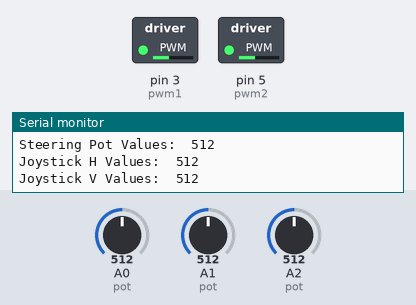
This sketch was run on a simulated Arduino Uno, built with avr-gcc and run on an emulated ATmega328P. On the bench: switched loads named in the sketch (green lamp = pin HIGH), the last lines printed to the serial monitor. The test bench sets the inputs (shaded band); at power-on: A2 (pot) = 512, A0 (pot) = 512, A1 (pot) = 512.

Above: at 1.2 s.
1.3 s: A2 (pot) set to 416
4.3 s: A2 (pot) set to 389
At 5.8 s:
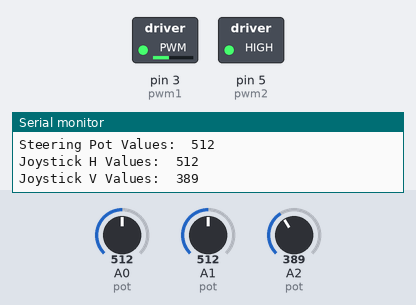
6.1 s: A0 (pot) set to 345
8.5 s: A1 (pot) set to 710
At 10.2 s:
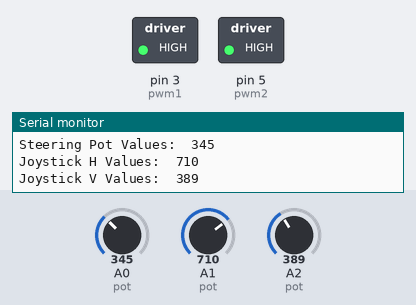
10.5 s: A2 (pot) set to 511
At 12.1 s:
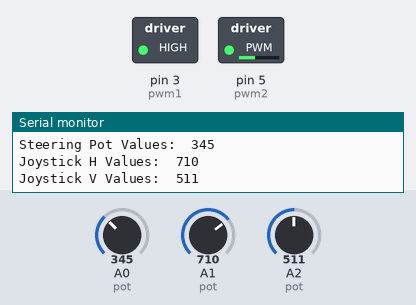
12.5 s: A2 (pot) set to 345
At 13.9 s:
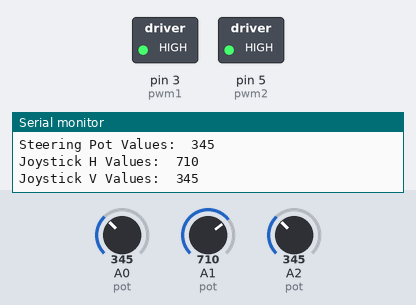
Timing chart, 0 to 15.5 s (numbered marks = the images above; inputs shaded):
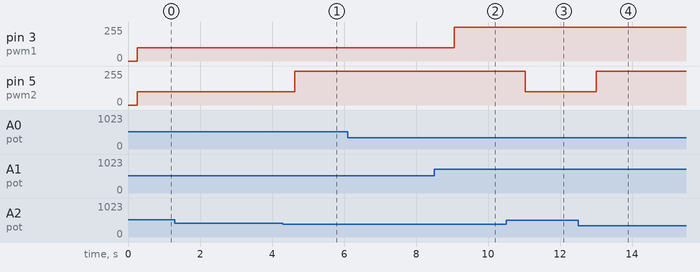

Measured:
- the behaviour switches between 400 and 399 on A2 (pot) (found by bisection; images 0 and 1)
- after the input at 4.3 s, pin 5 (pwm2): 100/255 → 255/255 after 0.33 s
- after the input at 8.5 s, pin 3 (pwm1): 100/255 → 255/255 after 0.56 s
- after the input at 10.5 s, pin 5 (pwm2): 255/255 → 100/255 after 0.53 s
- after the input at 12.5 s, pin 5 (pwm2): 100/255 → 255/255 after 0.51 s

The sketch:

FrozenCarCode_noMD_AnalogJoystick_10kPotSteeringFeedback.ino
```cpp
//Nathan Smith, April 2016, GoBabyGo code
//Using a joystick to control drivemotor (Forward/Reverse)
//Using a DC motor with a custom built steering linkage and a 10K OHM potentiometer (for feedback)
//to control the steering
//*For Public Use*

   const int pwm1 = 3 ;  //initializing pin 3 as pwm (ENA) steering motor
   const int pwm2 = 5 ;  //initializing pin 5 as pwm (ENB) drivemotor
   const int in_a = 8 ; //steering output
   const int in_b = 9 ; //steering output
   const int in_c = 10 ; //drivemotor output
   const int in_d = 11 ; //drivemotor output
   int steer_link_Pot = analogRead(A0); //Reads value of steering linkage pot
   int joystick_steerPot = analogRead(A1); //Reads value of joysticks H pot
   int joystick_drivePot = analogRead (A2); //Reads value of joystick V pot
   const int right_threshold = 700; //Sets beginning threshold on joystick H pot
   const int left_threshold = 400; //Sets beginning threshold on joystick H pot
   const int forward_threshold = 750; //Sets beginning threshold on joystick V pot
   const int reverse_threshold = 400; //Sets beginning threshold on joystick V pot
   const int pot_thresholdMin = 355; //Sets steering stop limits
   const int pot_thresholdMax = 733; //Sets steering stop limits
   const int steerpot_center = 516; //provides a center point to return to
   const int steering_deadband = 30; //deadband to account for sensitivity
   int center_window = 0;
   int steerpot_window = 0;

void setup()
{

   Serial.begin(9600); // initialize serial communication at 9600 bits per second

}

void loop()
{

steer_link_Pot = analogRead(A0); //Reads value of 10K pot attached to the steering linkage
joystick_steerPot = analogRead(A1); //Reads value of joystick H pot
joystick_drivePot = analogRead (A2); //Reads Value of joystick V pot
delay (250); //delay set for stability

 //For forward movement
 if(joystick_drivePot > forward_threshold)
 {
   digitalWrite(in_c,HIGH) ;
   digitalWrite(in_d,LOW) ;
   analogWrite(pwm2,255) ;
 }

   //For reverse movement
   if(joystick_drivePot < reverse_threshold)
   {
   digitalWrite(in_c,LOW) ;
   digitalWrite(in_d,HIGH) ;
   analogWrite(pwm2,255) ;
   }

   //For no forward/reverse movement
   if((joystick_drivePot > reverse_threshold)&&(joystick_drivePot < forward_threshold))
   {
   digitalWrite(in_c,LOW) ;
   digitalWrite(in_d,LOW) ;
   analogWrite(pwm2,100) ;
   }

//For Righthand or CW motion: in_a = High , in_b = Low
if ((joystick_steerPot > right_threshold)&&(steer_link_Pot < pot_thresholdMax))
{
digitalWrite(in_a,HIGH) ;
digitalWrite(in_b,LOW) ;
analogWrite(pwm1,100) ;
Serial.println("Turn Right");
}

//For Lefthand or CCW motion: in_a = LOW , in_b = HIGH
if ((joystick_steerPot < left_threshold)&&(steer_link_Pot > pot_thresholdMin))
{
digitalWrite(in_a,LOW) ;
digitalWrite(in_b,HIGH) ;
analogWrite(pwm1,100) ;
Serial.println("Turn Left");
}

//States that if joystick value has not met its threshold, then do nothing
if ((joystick_steerPot > left_threshold)&(joystick_steerPot < right_threshold))
{
 digitalWrite(in_a,LOW) ;
 digitalWrite(in_b,LOW) ;
 analogWrite(pwm1,255) ;
 Serial.println("Stop Turning 1");
}

//States that if the steering linkage potentiometer meets its limit, then do nothing (keeps it from turning too far in either direction)
else if ((steer_link_Pot < pot_thresholdMin)||(steer_link_Pot > pot_thresholdMax))
 {
 digitalWrite(in_a,LOW) ;
 digitalWrite(in_b,LOW) ;
 analogWrite(pwm1,255) ;
 Serial.println("Stop Turning 2");
 }

//Moves steering to center
center_window = 1;
steerpot_window = 1;
if (joystick_steerPot > right_threshold)center_window = 0;
if (joystick_steerPot < left_threshold)center_window = 0;

if (center_window == 1)
  {
    if (steer_link_Pot > steerpot_center + steering_deadband)
    {
      steerpot_window = 0;
      digitalWrite(in_a,LOW) ;
      digitalWrite(in_b,HIGH) ;
      analogWrite(pwm1,100) ;
      Serial.println("Turn Left to Center");
    }
    if (steer_link_Pot < steerpot_center - steering_deadband)   // - steering_deadband
    {
       steerpot_window = 0;
       digitalWrite(in_a,HIGH) ;
       digitalWrite(in_b,LOW) ;
       analogWrite(pwm1,100) ;
       Serial.println("Turn Right to Center");
     }
    if (steerpot_window == 1)
    {
     digitalWrite(in_a,LOW) ;
     digitalWrite(in_b,LOW) ;
     analogWrite(pwm1,100) ;
     Serial.println("Stop Centered");
    }
  }


 // prints the analog values on the serial monitor
   Serial.print("Steering Pot Values:  ");
   Serial.print(steer_link_Pot);
     Serial.println(" ");
   Serial.print("Joystick H Values:  ");
   Serial.print(joystick_steerPot);
     Serial.println(" ");
   Serial.print("Joystick V Values:  ");
   Serial.print(joystick_drivePot);
     Serial.println(" ");
   delay(100);        // delay between reads for stability
 }
```
